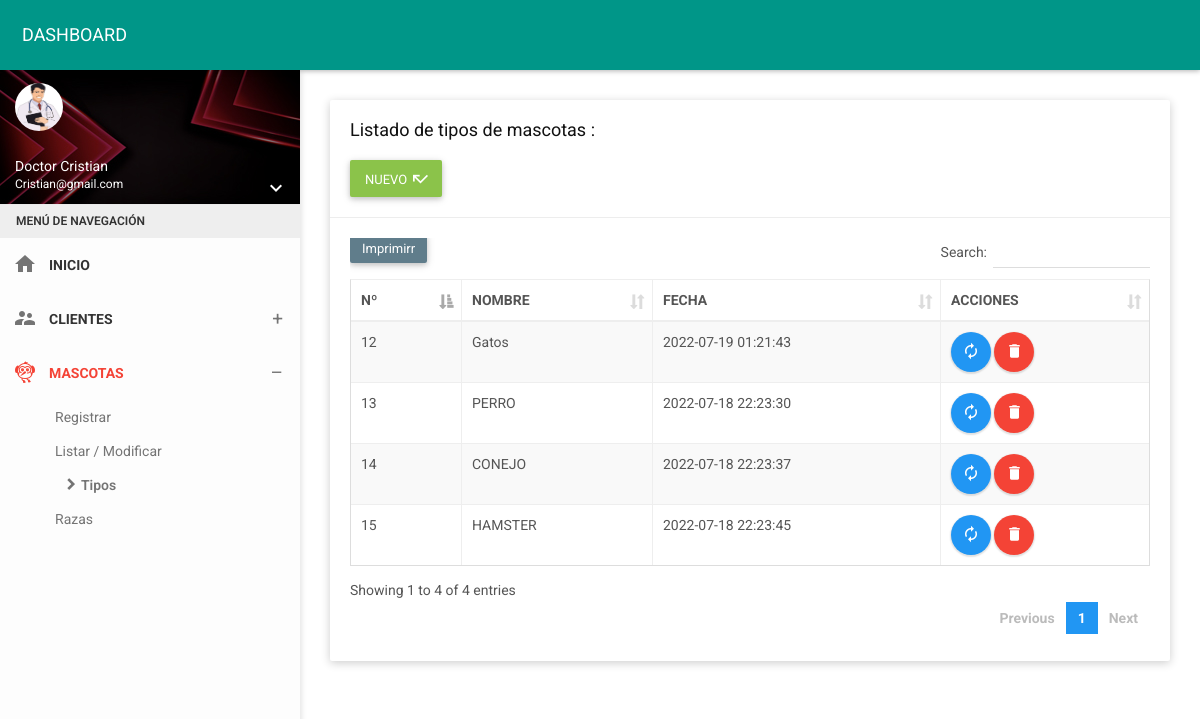
The app's page /folder/tipo.php (signed in) with its own data.
### tables this page shows
CREATE TABLE `pet_type` (
  `id_tiM` int(11) NOT NULL,
  `noTiM` varchar(35) NOT NULL,
  `estado` char(1) NOT NULL,
  `fere` timestamp NOT NULL DEFAULT current_timestamp() ON UPDATE current_timestamp()
);

### controlador/pet_typecontrolador.php (called while the page is built, shortened)
<?php
require_once '../modelo/modelopet_type.php';
class pet_typecontrolador{
    function mostrar(){
        $pet_type=new Modelo();
        $dato=$pet_type->mostrar("pet_type", "1");
        require_once '../vista/tipo/mostrar.php';
    }
    }

### modelo/modelopet_type.php (called while the page is built, shortened)
<?php
class Modelo{
  private $pet_type;
  private $db;
  public function __construct(){
      $this->pet_type=array();
      $this->db=new PDO('mysql:host=localhost;dbname=vetdog',"root","");
  }
  public function mostrar($tabla,$condicion){
      $consulta="SELECT * FROM pet_type";
      $resultado=$this->db->query($consulta);
      while ($tabla=$resultado->fetchAll(PDO::FETCH_ASSOC)) {
          $this->pet_type[]=$tabla;
      }
      return $this->pet_type;
    }
}
 ?>

### vista/tipo/mostrar.php (the view, shortened to what this page needs)
<!DOCTYPE html>
<html>
<head>
    <link href="../assets/plugins/bootstrap/css/bootstrap.css" rel="stylesheet">
    <link href="../assets/plugins/node-waves/waves.css" rel="stylesheet" />
    <link href="../assets/plugins/animate-css/animate.css" rel="stylesheet" />
    <link href="../assets/plugins/jquery-datatable/skin/bootstrap/css/dataTables.bootstrap.css" rel="stylesheet">
    <link href="../css/style.css" rel="stylesheet">
    <link href="../assets/css/themes/all-themes.css" rel="stylesheet" />
</head>
<body class="theme-red">
    <nav class="navbar">
        <div class="container-fluid">
            <div class="navbar-header">
                <a class="navbar-brand" href="../vista/panel-admin/administrador"> DASHBOARD </a>
            </div>
            <div class="collapse navbar-collapse" id="navbar-collapse">
            </div>
        </div>
    </nav>
    <section>
        <aside id="leftsidebar" class="sidebar">
            <div class="user-info">
                <div class="image">
                    <img src="../assets/img/mujerico.png" width="48" height="48" alt="User" />
                </div>
                <div class="info-container">
                    <div class="name" data-toggle="dropdown" aria-haspopup="true" aria-expanded="false"><?php echo ucfirst($_SESSION['nombre']); ?></div>
                    <div class="email"><?php echo ucfirst($_SESSION['correo']); ?></div>
                    <div class="btn-group user-helper-dropdown">
                        <i class="material-icons" data-toggle="dropdown" aria-haspopup="true" aria-expanded="true">keyboard_arrow_down</i>
                    </div>
                </div>
            </div>
            <div class="menu">
                <ul class="list">
                    <li class="header">MENÚ DE NAVEGACIÓN</li>
                    <li>
                        <a href="../vista/panel-admin/administrador">
                            <i class="material-icons">home</i>
                            <span>INICIO</span>
                        </a>
                    </li>
                    <li>
                        <a href="javascript:void(0);" class="menu-toggle">
                            <i class="material-icons">supervisor_account</i>
                            <span>CLIENTES</span>
                        </a>
                    </li>
                    <li class="active">
                        <a href="javascript:void(0);" class="menu-toggle">
                            <i class="material-icons">flutter_dash</i>
                            <span>MASCOTAS</span>
                        </a>
                        <ul class="ml-menu">
                            <li>
                                <a href="../vista/mascotas/nuevo">Registrar</a>
                            </li>
                            <li>
                                <a href="mascotas">Listar / Modificar</a>
                            </li>
                            <li class="active">
                                <a href="tipo">Tipos</a>
                            </li>
                            <li>
                                <a href="raza">Razas</a>
                            </li>
                        </ul>
</li>
    </section>
    <section class="content">
        <div class="container-fluid">
            <div class="row clearfix">
                <div class="col-lg-12 col-md-12 col-sm-12 col-xs-12">
                    <div class="card">
                        <div class="header">
                            <h2>
                                Listado de tipos de mascotas :
                            </h2><br>
                            <a type="button" href="../vista/tipo/nuevo" class="btn bg-light-green waves-effect">
                                <span>NUEVO</span>
                                <i class="material-icons">call_missed</i>
                            </a>
                        </div>
                        <div class="body">
                            <div class="table-responsive">
                                <table class="table table-bordered table-striped table-hover dataTable js-exportable">
                                    <thead>
                                        <tr>
                                        <th>Nº</th>
                                        <th>NOMBRE</th>
                                        <th>FECHA</th>
                                        <th>ACCIONES</th>
                                    </tr>
                                    </thead>
                                    <tbody>
                                       <?php
                          foreach ($dato as $key => $value){
                              foreach ($value as $va) { ?>
                                        <tr>
            <td><?php echo $va['id_tiM'];?></td>
            <td><?php echo $va['noTiM'];?></td>
            <td><?php echo $va['fere'];?></td>
<td><a type="button" href="../vista/tipo/edit?id=<?php echo $va["id_tiM"]; ?>"  class="btn bg-blue btn-circle waves-effect waves-circle waves-float">
                    <i class="material-icons">autorenew</i>
                </a>
                <a type="button" onclick="return confirm('Estás seguro que deseas eliminar el registro?');" href="../vista/tipo/borrar?id=<?php echo $va["id_tiM"]; ?>"  class="btn bg-red btn-circle waves-effect waves-circle waves-float">
                    <i class="material-icons">delete</i>
                </a>
                                        </tr>
                            <?php
                              }
                              }
                              ?>
                                    </tbody>
                                </table>
                            </div>
                        </div>
                    </div>
                </div>
            </div>
        </div>
    </section>
</body>
</html>

### folder/tipo.php (shortened to what this page needs)
<?php
require_once '../controlador/pet_typecontrolador.php';
$objtipo=new pet_typecontrolador();
$op="mostrar";
    if($op=="mostrar")
    $objtipo->mostrar();
    elseif ($op=="nuevo")
        $objtipo->nuevo();
    elseif ($op=="guardar")
        $objtipo->guardar();
    elseif ($op=="editar")
        $objtipo->editar();
    elseif($op=="update")
        $objtipo->update();
        elseif($op=="insertar")
            $objtipo->insertar();
        elseif($op=="recibir")
            $objtipo->recibir();
            elseif($op=="eliminar")
                $objtipo->eliminar();
?>

### assets/css/themes/all-themes.css (style rules this page uses)
.theme-red .navbar-brand { color: #fff; }
.theme-red .sidebar .menu .list li.active { background-color: transparent; }
.theme-red .sidebar .menu .list li.active > :first-child i, .theme-red .sidebar .menu .list li.active > :first-child span { color: #F44336; }
.theme-red .sidebar .menu .list .toggled { background-color: transparent; }
.theme-red .sidebar .menu .list .ml-menu { background-color: transparent; }

### records on screen
pet_type: id_tiM "12", noTiM "Gatos", fere "2022-07-19 01:21:43"
pet_type: id_tiM "13", noTiM "PERRO", fere "2022-07-18 22:23:30"
pet_type: id_tiM "14", noTiM "CONEJO", fere "2022-07-18 22:23:37"
pet_type: id_tiM "15", noTiM "HAMSTER", fere "2022-07-18 22:23:45"

### other values on screen
$_SESSION['nombre'] "Doctor Cristian"
$_SESSION['correo'] "Cristian@gmail.com"
